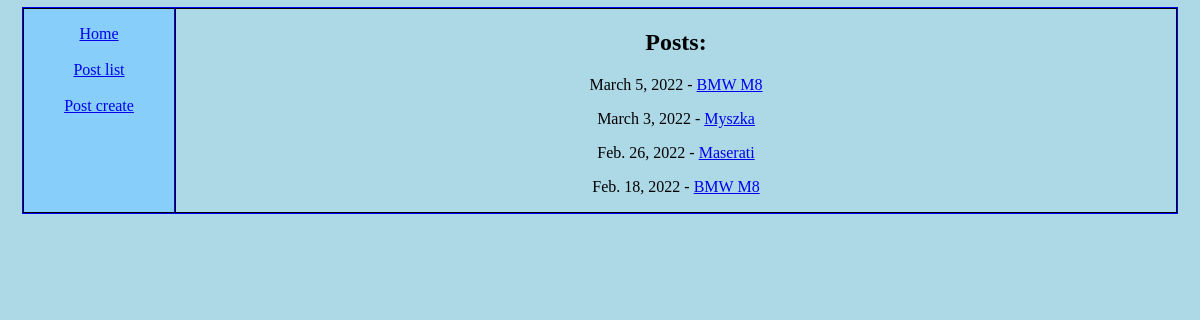
Screenshot of /blog/ with the database file from the repository.
### blogposts/models.py (models this page shows)
class Blogpost(models.Model):
    class Language(models.TextChoices):
        PL = 'PL', _('Polski')
        EN = 'EN', _('English')
        DE = 'DE', _('Deutsch')
    title                   =   models.CharField(max_length=100, blank=False)
    text                    =   models.TextField(max_length=5000, blank=False)
    image                   =   models.ImageField(storage = fs)
    date_of_publication     =   models.DateField(blank=True, null=True)
    date_of_create          =   models.DateTimeField(auto_now_add=True)
    language                =   models.CharField(max_length=2, choices=Language.choices, default=Language.PL)
    def get_absolute_url(self):
        return reverse('blogposts:blogpost-detail', kwargs={'id': self.id}) #f'/show/{self.id}/'

### blogposts/views.py (the view)
# urls.py: path('', blogpost_list_view, name='blogpost-list'),
def blogpost_list_view(request):
    blogposts = Blogpost.objects.all()
    context = {
        'blogposts':  blogposts
    }
    return render(request, 'blogpost_list.html', context)

### blogposts/templates/blogpost_list.html
{% extends 'base.html' %}
{%load static %}
{%block content%}
<h1>Posts:</h1>
{% for blogpost in blogposts|dictsortreversed:"date_of_publication" %}
    <p>{{blogpost.date_of_publication}} - <a href = '{{blogpost.get_absolute_url}}'> {{ blogpost.title }}</a></p>
{%endfor%}
{%endblock%}

### static/css/base.css (style rules this page uses)
body { background-color:lightblue; }

### rows the page displays
Blogpost: date_of_publication "March 5, 2022", title "BMW M8"
Blogpost: date_of_publication "March 3, 2022", title "Myszka"
Blogpost: date_of_publication "Feb. 26, 2022", title "Maserati"
Blogpost: date_of_publication "Feb. 18, 2022", title "BMW M8"
